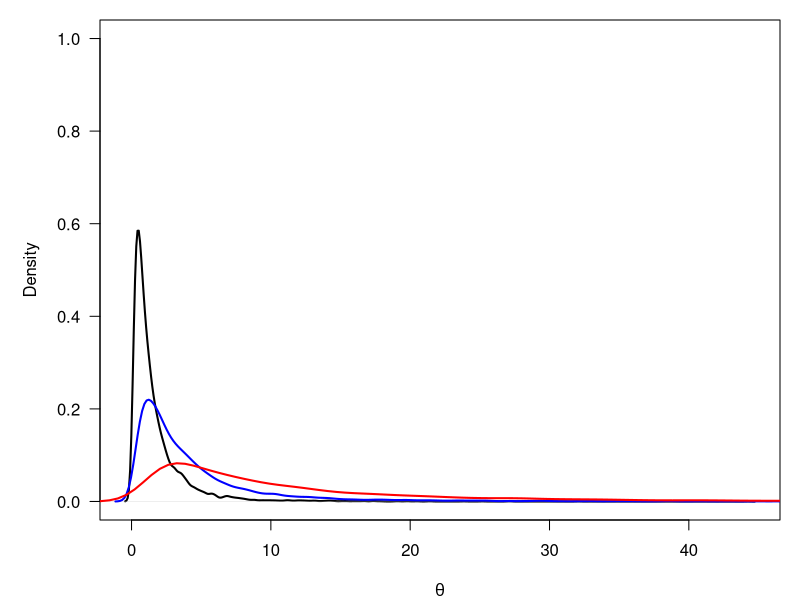
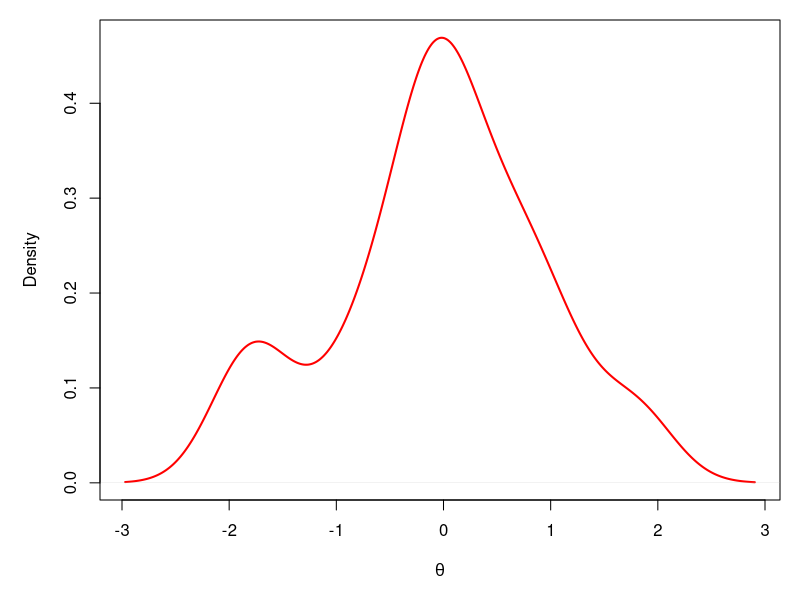
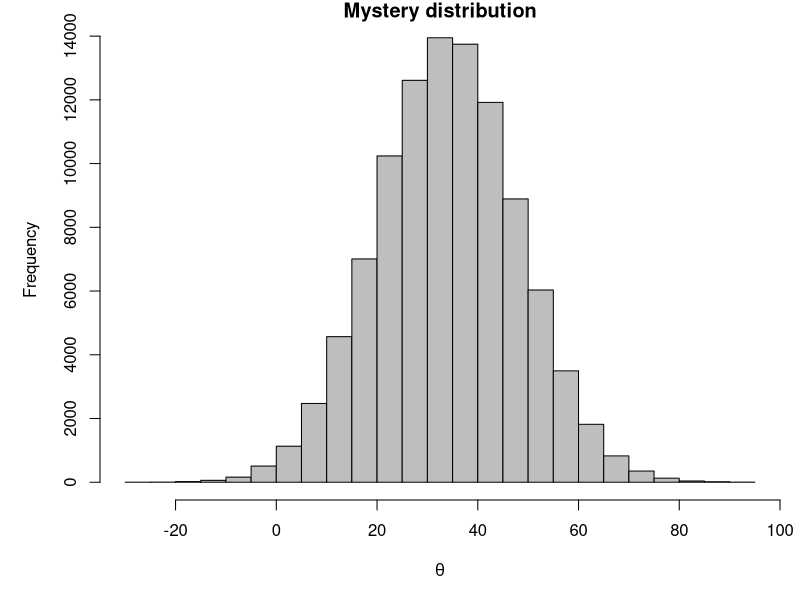
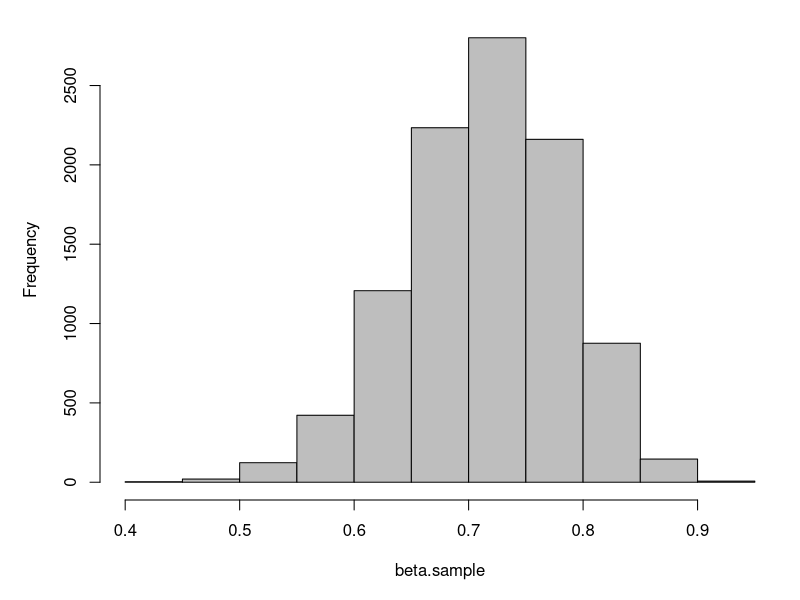

Recreate these plots in R, in order.
## ---- chunk 1

## ---- chunk 2
# Plot the density fucntion for a lognormal
# distribution that has a mean of zero and
# a standard deviation of 1.
  par(mar=c(4,5,1,1))
  plot(density(
    rlnorm(n=1e4, mean=0, sd=1)),
    main='', lwd=2, col='black', 
    xlab=expression(theta), ylim=c(0,1),
    yaxt='n')
  axis(side=2, las=2)

# Now, we can change the parameters to
# change the location and spread
  lines(density(
    rlnorm(n=1e4, mean=1, sd=1)),
    lwd=2, col = 'blue') 
  
  lines(density(
    rlnorm(n=1e4, mean=2, sd=1)),
    lwd=2, col = 'red')  
## ---- chunk 3
ndata <- rnorm(n=30, mean=0, sd=1)
## ---- chunk 4
par(mar=c(5,5,1,1))
plot(density(ndata),
     main='',
     xlab=expression(theta),
     col='red',
     lwd='2')
## ---- chunk 5
hist(rnorm(1e5, mean=34, sd=14), main='Mystery distribution',
     xlab=expression(theta), col='gray')
## ---- chunk 6
# I'll simulate the data for you in another file and you can read in the data
# from a text file like this (just make sure it is in the correct directory):
  dbp <- read.csv('../../data/dbp.txt') 
## ---- chunk 7
# Get a random sample from the beta
beta.sample <- rbeta(n=1e4,
                     shape1=30,
                     shape2=12)

# Plot a histogram
hist(beta.sample, main='', col='gray')
## ---- chunk 8
rbinom(n=10, size=10, prob=0.5)
## ---- chunk 9
rpois(n <- 10, lambda = 10)
## ---- chunk 10
counts2 <- read.csv('../../data/counts2.txt')
